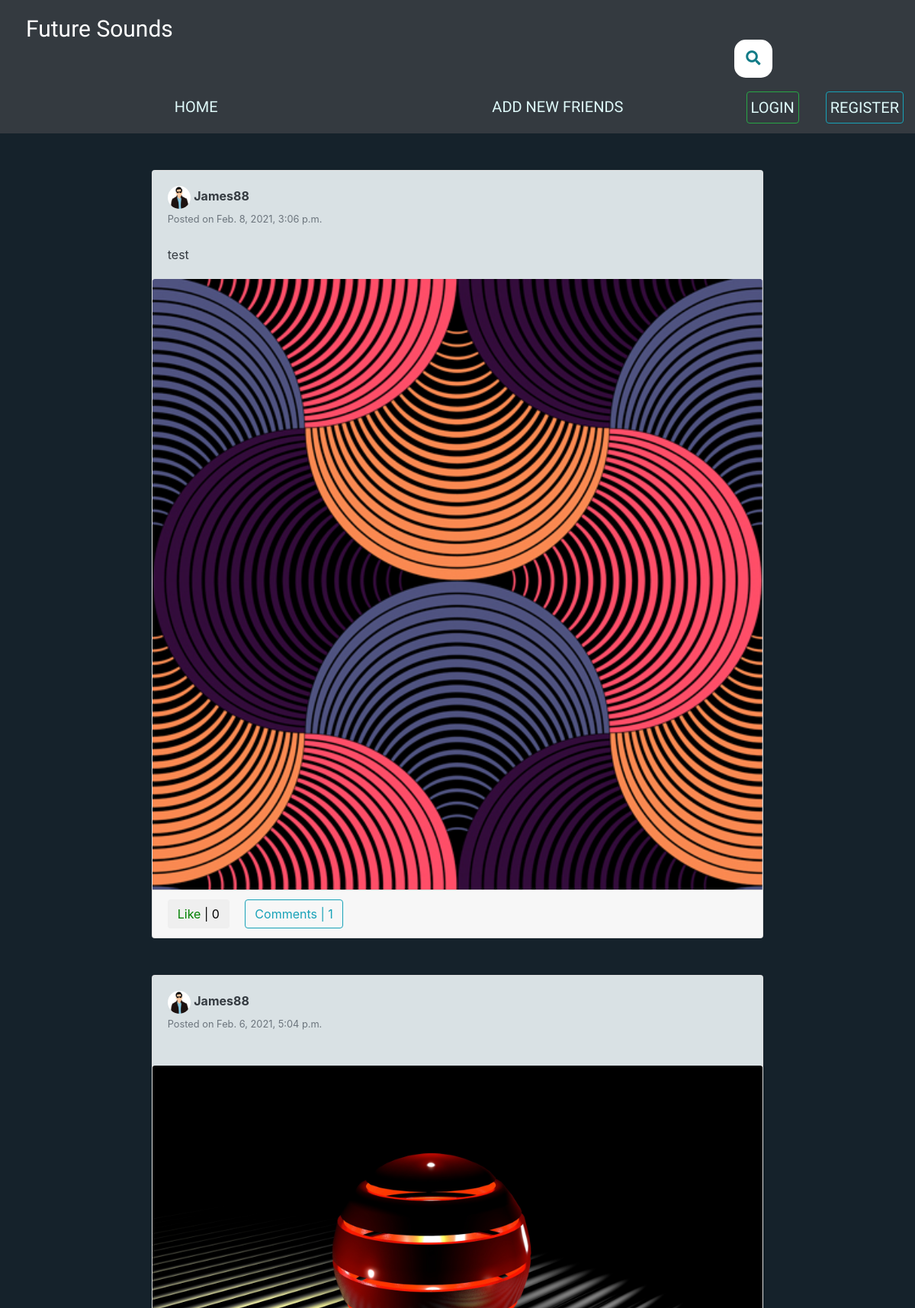
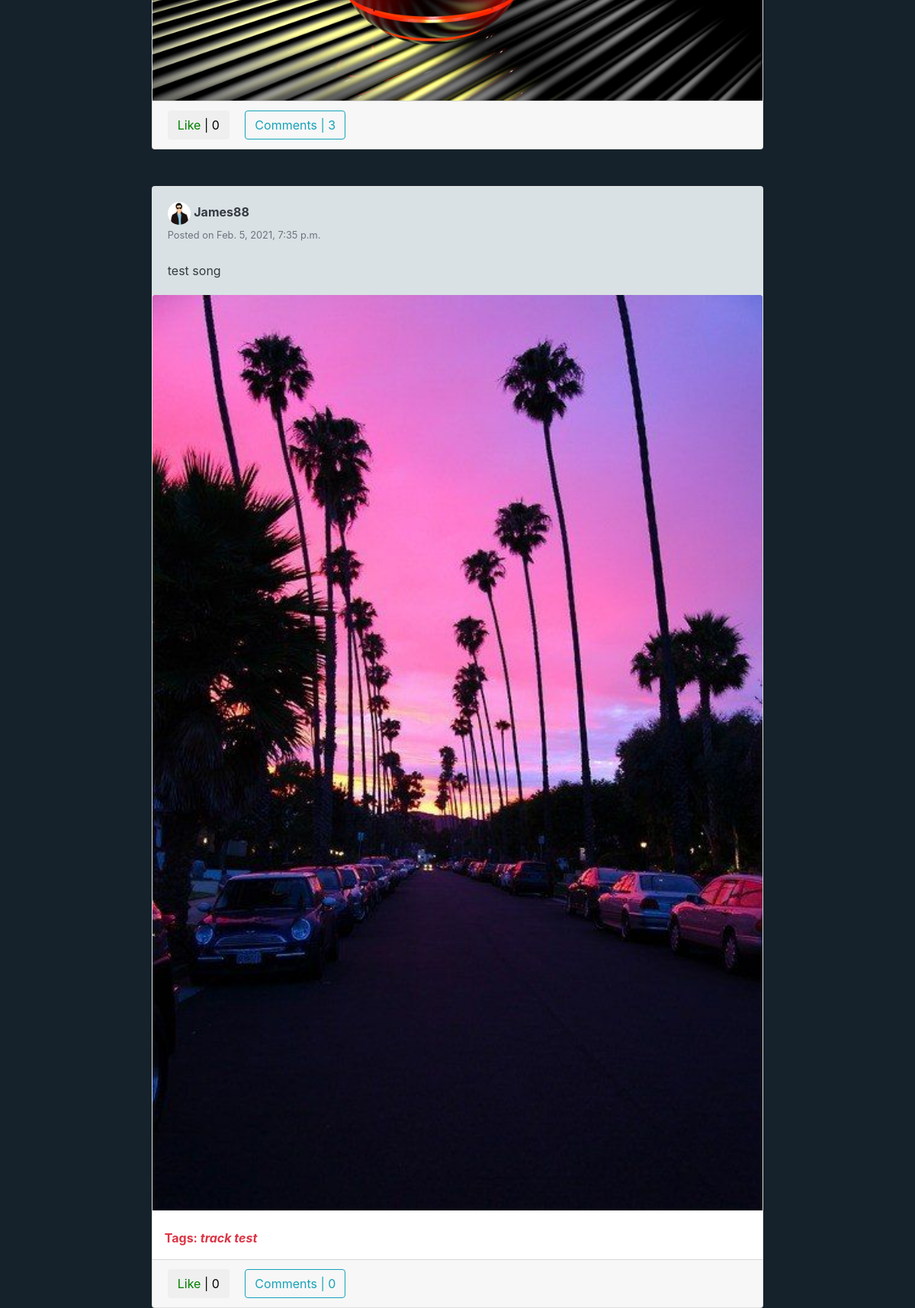
The page / (upper part) on the database its author committed (2 pictures, top to bottom).
### feed/models.py (models this page shows, shortened)
class Post(models.Model):
	description = models.TextField(max_length=255)
	pic = models.ImageField(upload_to='path/to/img', blank=True)
	date_posted = models.DateTimeField(default=timezone.now)
	user_name = models.ForeignKey(User, on_delete=models.CASCADE)
	tags = models.CharField(max_length=100, blank=True)

### users/models.py (models this page shows, shortened)
class Profile(models.Model):
    user = models.OneToOneField(User, on_delete=models.CASCADE)
    image = models.ImageField(default='default.png', upload_to='profile_pics')
    slug = AutoSlugField(populate_from='user')
    bio = models.CharField(max_length=255, blank=True)
    friends = models.ManyToManyField('Profile', blank=True)
    def get_absolute_url(self):
        return "/users/{}".format(self.slug)

### feed/views.py (the view)
# urls.py: path('', PostListView.as_view(), name='home'),
class PostListView(ListView):
	model = Post
	template_name = 'feed/home.html'
	context_object_name = 'posts'
	ordering = ['-date_posted']
	paginate_by = 10
	def get_context_data(self, **kwargs):
		context = super(PostListView, self).get_context_data(**kwargs)
		if self.request.user.is_authenticated:
			liked = [i for i in Post.objects.all() if Like.objects.filter(user = self.request.user, post=i)]
			context['liked_post'] = liked
		return context

### feed/templates/feed/home.html (shortened to what this page needs)
{% extends "feed/layout.html" %}
{% load static %}
{% block searchform %}
<div class="container2">
<link rel="stylesheet" href="https://use.fontawesome.com/releases/v5.3.1/css/all.css"
integrity="sha384-mzrmE5qonljUremFsqc01SB46JvROS7bZs3IO2EmfFsd15uHvIt+Y8vEf7N7fWAU">
<form class="searchbar" action="{% url 'search_posts' %}" method="get"">
  <button id="search_btn" type="submit">
  <i class="fa fa-search"></i>
  </button>
</form>
</div>
{% endblock searchform %}
{% block content %}
 	<div class="container mt-7">
	    <div class="row">
	      <div class="col-xl-9 col-md-10 m-auto order-xl-2 mb-5 mb-xl-0">
	        {% for post in posts %}
	        <div class="card card-signin my-5">
	          <div class="card-body">
	          	<a href="{{ post.user_name.profile.get_absolute_url }}"><img src="{{ post.user_name.profile.image.url }}" class="rounded-circle" width="30" height="30" alt=""></a>
	          	<a class="text-dark" href="{{ post.user_name.profile.get_absolute_url }}"><b>{{ post.user_name }}</b></a>
	          	<br><small class="text-muted">Posted on {{ post.date_posted }}</small>
	          	<br><br>
	            <p class="card-text text-dark">{{ post.description }}</p>
	          </div>
            {% if post.pic %}
	          <a href="{% url 'post-detail' post.id %}"><img class="card-img-top" src="{{ post.pic.url }}" alt=""></a>
            {% endif %}
	          {% if post.tags %}
	          <br>
	          <p class="text-danger ml-3"><b>Tags: <i>{{ post.tags }}</i></b></p>
	          {% endif %}
	          <div class="card-footer">
	          	<button class="btn btn-white mr-3 like" id="{{ post.id }}">
			        {% if post in liked_post %}
			            <a href="{% url 'post-like' %}" style="color:red;" id="likebtn{{ post.id }}"> Unlike</a> | {{post.likes.count}}
			        {% else %}
			            <a href="{% url 'post-like' %}" style="color:green;" id="likebtn{{ post.id }}"> Like</a> | {{post.likes.count}}
			        {% endif %}
			    </button>
	          	<a class="btn btn-outline-info" href="{% url 'post-detail' post.id %}">Comments | {{ post.details.count }}</a>
	          </div>
	        </div>
	        {% endfor %}
	  	   </div>
	    </div>
	</div>
{% endblock content %}

### feed/static/css/custom.css (style rules this page uses)
html { overflow-y: scroll; overflow-x: scroll; }
body { background-color: #15222b; overflow: hidden; }
.container2 { width: 100%; top: 10px; left: 10%; position: absolute; margin: 0px; }
#search_btn { border: none; background: none; }
.searchbar { position: absolute; top: 32px; right: 25%; transition: all 1s; width: 50px; height: 50px; background: white; box-sizing: border-box; border-radius: 15px; border: 4px solid white; padding: 20px; }
.fa { box-sizing: border-box; padding: 10px; width: 42.5px; height: 42.5px; position: absolute; top: 0; right: 0; border-radius: 50%; color: #127b87; text-align: center; font-size: 1.2em; transition: all 1s; }
.card-body { background-color: #d9e1e4; }

### rows shown on the page
Post: user_name.profile.image (picture), user_name "James88", date_posted "Feb. 8, 2021, 3:06 p.m.", description "test", pic (picture), likes.count "0", details.count "1"
Post: user_name.profile.image (picture), user_name "James88", date_posted "Feb. 6, 2021, 5:04 p.m.", pic (picture), likes.count "0", details.count "3"
Post: user_name.profile.image (picture), user_name "James88", date_posted "Feb. 5, 2021, 7:35 p.m.", description "test song", pic (picture), tags "track test", likes.count "0", details.count "0"
